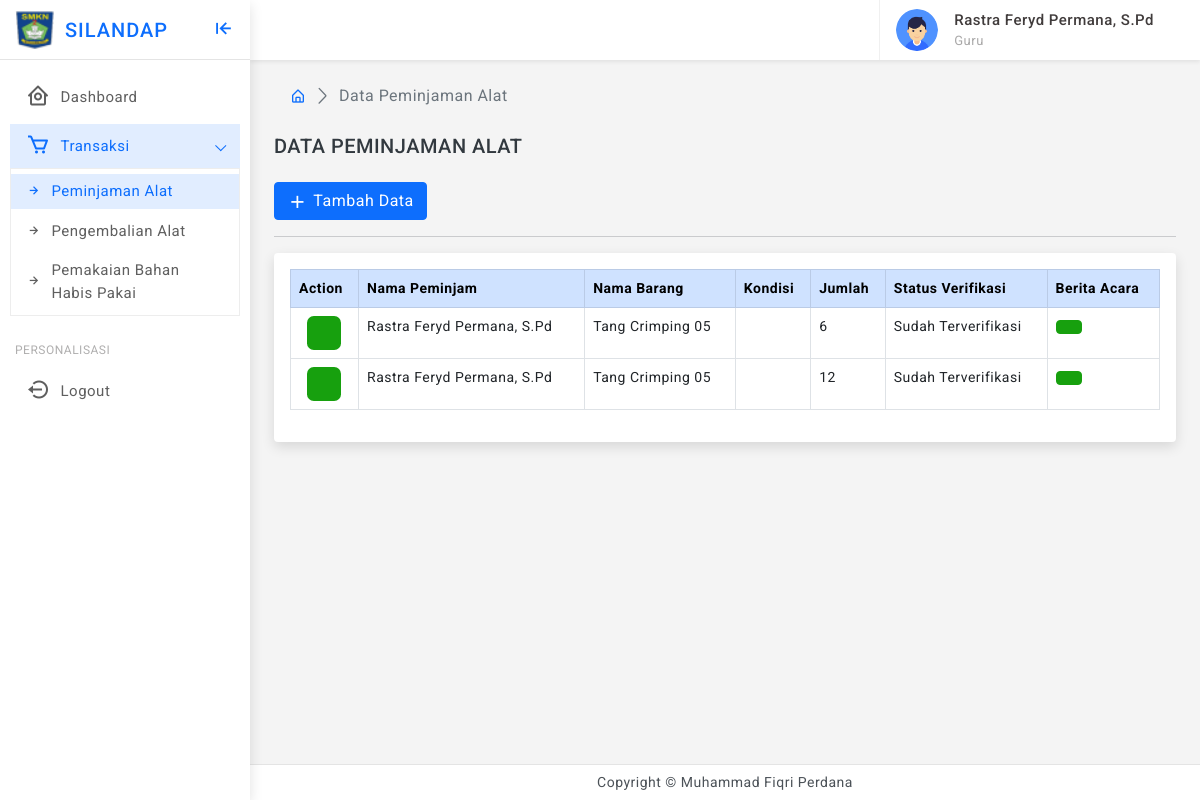
Page /user/pj-alat.php (signed in) on the earlier database version.
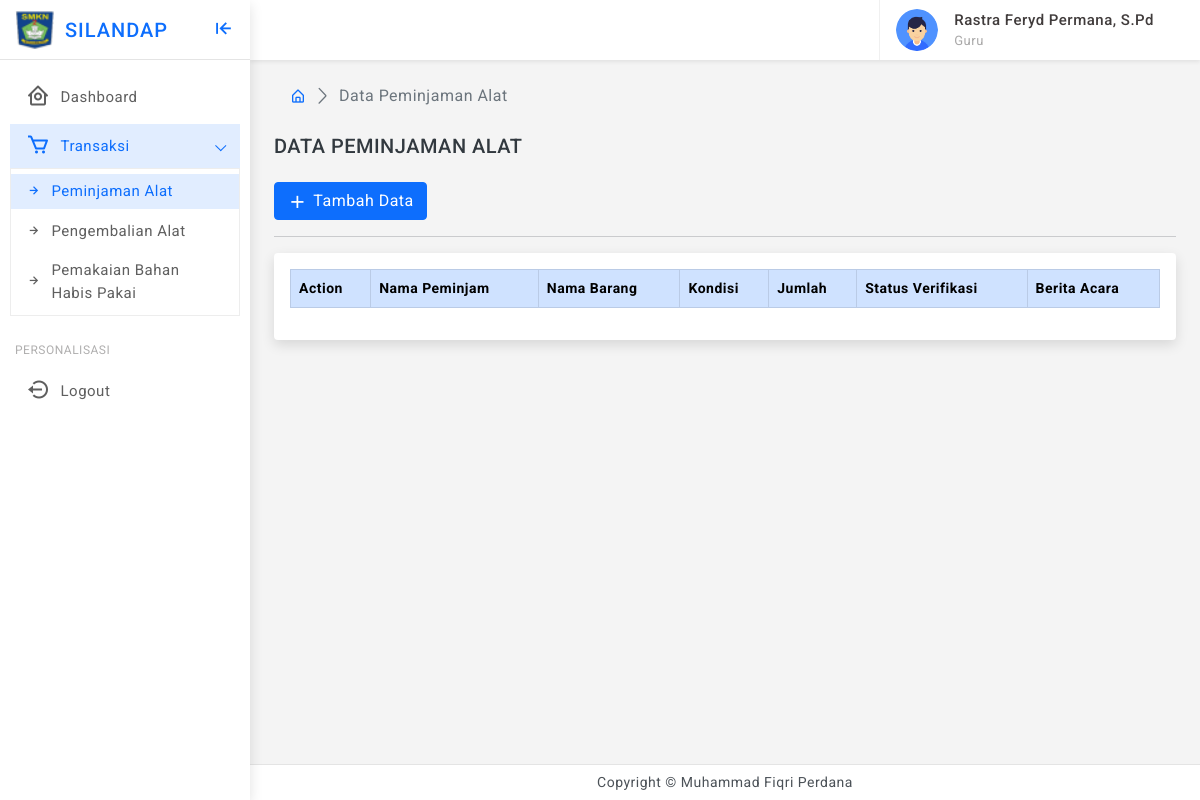
Same page on the later database version.
### tables this page shows
CREATE TABLE `tbl_peminjaman` (
  `id_peminjaman` int(11) NOT NULL,
  `id_user` varchar(10) NOT NULL,
  `id_barang` varchar(10) NOT NULL,
  `jumlah` varchar(10) NOT NULL,
  `tgl_pinjam` date NOT NULL,
  `waktu_pinjam` varchar(100) NOT NULL,
  `status_verifikasi` varchar(100) NOT NULL,
  `kepemilikan` varchar(100) NOT NULL,
  `kondisi` varchar(255) NOT NULL
);

CREATE TABLE `tbl_user` (
  `id_user` int(11) NOT NULL,
  `nm_user` varchar(200) NOT NULL,
  `username` varchar(20) NOT NULL,
  `password` varchar(100) NOT NULL,
  `level` int(11) NOT NULL,
  `jurusan` varchar(100) NOT NULL
);

CREATE TABLE `tbl_barang` (
  `id_barang` int(11) NOT NULL,
  `kode_barang` varchar(50) NOT NULL,
  `nama_barang` varchar(100) NOT NULL,
  `kategori` varchar(25) NOT NULL,
  `kondisi` varchar(25) NOT NULL,
  `stok` int(11) NOT NULL,
  `foto` varchar(255) NOT NULL,
  `kepemilikan` varchar(100) NOT NULL
);

### user/pj-alat.php (the view, shortened to what this page needs)
<?php
include "../koneksi.php";
$query_pj_alat = "SELECT * FROM tbl_peminjaman pj INNER JOIN tbl_user u ON u.id_user = pj.id_user INNER JOIN tbl_barang b ON pj.id_barang = b.id_barang LEFT JOIN tbl_pengembalian k ON pj.id_peminjaman = k.id_pin WHERE b.kategori = 'Alat' AND pj.id_user='".$_SESSION["ses_id"]."' AND k.id_pin IS NULL";
$result_pj_alat = mysqli_query($conn, $query_pj_alat);
?>
<!doctype html>
<html lang="en" class="">
<head>
    <link href="../assets/plugins/simplebar/css/simplebar.css" rel="stylesheet" />
    <link href="../assets/plugins/perfect-scrollbar/css/perfect-scrollbar.css" rel="stylesheet" />
    <link href="../assets/plugins/metismenu/css/metisMenu.min.css" rel="stylesheet" />
    <link href="../assets/plugins/datatable/css/dataTables.bootstrap5.min.css" rel="stylesheet" />
    <link href="../assets/css/pace.min.css" rel="stylesheet" />
    <link href="../assets/css/bootstrap.min.css" rel="stylesheet">
    <link href="../assets/css/app.css" rel="stylesheet">
    <link href="../assets/css/icons.css" rel="stylesheet">
    <link rel="stylesheet" href="../assets/css/dark-theme.css" />
    <link rel="stylesheet" href="../assets/css/semi-dark.css" />
    <link rel="stylesheet" href="../assets/css/header-colors.css" />
</head>
<body>
    <div class="wrapper">
        <?php include "theme-sidebar.php" ?>
        <?php include "theme-header.php" ?>
        <div class="page-wrapper">
            <div class="page-content">
                <div class="page-breadcrumb d-none d-sm-flex align-items-center mb-3">
                    <div class="ps-3">
                        <nav aria-label="breadcrumb">
                            <ol class="breadcrumb mb-0 p-0">
                                <li class="breadcrumb-item"><a href="index.php"><i class="bx bx-home-alt"></i></a></li>
                                <li class="breadcrumb-item active" aria-current="page">Data Peminjaman Alat</li>
                            </ol>
                        </nav>
                    </div>
                </div>
                <h5 class="my-4 text-uppercase">Data Peminjaman Alat</h5>
                <div class="col">
                    <a href="pj-alat-tambah.php" class="btn btn-primary"><i class='bx bx-plus mr-1'></i>Tambah Data</a>
                </div>
                <hr />
                <div class="card">
                    <div class="card-body">
                        <div class="table-responsive">
                            <table id="example2" class="table table-hover table-bordered">
                                <thead class="table-primary">
                                    <tr>
                                        <th>Action</th>
                                        <th>Nama Peminjam</th>
                                        <th>Nama Barang</th>
                                        <th>Kondisi</th>
                                        <th>Jumlah</th>
                                        <th>Status Verifikasi</th>
                                        <th>Berita Acara</th>
                                    </tr>
                                </thead>
                                <tbody>
                                    <?php while ($row_pj_alat = mysqli_fetch_assoc($result_pj_alat)) { ?>
                                        <tr>
                                            <td>
                                                <div class="d-flex order-actions">
                                                    <a href="pj-alat-kembali.php?id=<?php echo $row_pj_alat['id_peminjaman'] ?>"  title="Kembali" class="ms-2 text-light bg-success border-0"></a>
                                                </div>
                                            <td><?php echo $row_pj_alat["nm_user"] ?></td>
                                            <td><?php echo $row_pj_alat["nama_barang"] ?></td>
                                            <td><?php echo $row_pj_alat["kondisi"] ?></td>
                                            <td><?php echo $row_pj_alat["jumlah"] ?></td>
                                            <td><?php echo $row_pj_alat["status_verifikasi"] ?></td>
                                            <td>
                                                <a href="pj_alat_berita_acara.php?id=<?php echo $row_pj_alat['id_peminjaman']; ?>" title="Print Berita" target="_blank" class="btn btn-success <?= $row_pj_alat['status_verifikasi'] == 'Belum Terverifikasi' ? 'disabled' : '' ?>">
                                            </td>
                                            </td>
                                        </tr>
                                    <?php } ?>
                                </tbody>
                            </table>
                        </div>
                    </div>
                </div>
            </div>
        </div>
        <?php include "theme-footer.php" ?>
    </div>
</body>
</html>

Differences in the rows shown:
removed tbl_peminjaman: id_user.nm_user "Rastra Feryd Permana, S.Pd", id_barang.nama_barang "Tang Crimping 05", jumlah "6", status_verifikasi "Sudah Terverifikasi"
removed tbl_peminjaman: id_user.nm_user "Rastra Feryd Permana, S.Pd", id_barang.nama_barang "Tang Crimping 05", jumlah "12", status_verifikasi "Sudah Terverifikasi"
